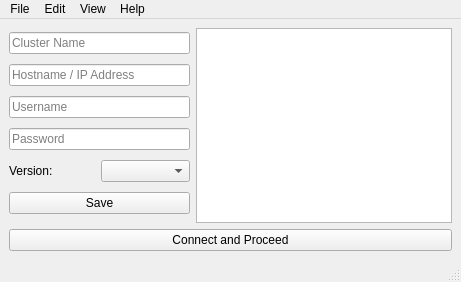
<?xml version="1.0" encoding="UTF-8"?>
<ui version="4.0">
 <class>CMUserDeviceManagerMainWindow</class>
 <widget class="QMainWindow" name="CMUserDeviceManagerMainWindow">
  <property name="geometry">
   <rect>
    <x>0</x>
    <y>0</y>
    <width>461</width>
    <height>282</height>
   </rect>
  </property>
  <property name="windowTitle">
   <string>CM Enduser &amp; Device Utility - Cluster Selection</string>
  </property>
  <widget class="QWidget" name="centralwidget">
   <layout class="QVBoxLayout" name="verticalLayout_3">
    <item>
     <layout class="QHBoxLayout" name="horizontalLayout">
      <item>
       <layout class="QVBoxLayout" name="verticalLayout_2">
        <item>
         <widget class="QLineEdit" name="lineEditClustername">
          <property name="placeholderText">
           <string>Cluster Name</string>
          </property>
         </widget>
        </item>
        <item>
         <widget class="QLineEdit" name="lineEditHostname">
          <property name="placeholderText">
           <string>Hostname / IP Address</string>
          </property>
         </widget>
        </item>
        <item>
         <widget class="QLineEdit" name="lineEditUsername">
          <property name="placeholderText">
           <string>Username</string>
          </property>
         </widget>
        </item>
        <item>
         <widget class="QLineEdit" name="lineEditPassword">
          <property name="echoMode">
           <enum>QLineEdit::PasswordEchoOnEdit</enum>
          </property>
          <property name="placeholderText">
           <string>Password</string>
          </property>
         </widget>
        </item>
        <item>
         <layout class="QHBoxLayout" name="horizontalLayout_3">
          <property name="spacing">
           <number>2</number>
          </property>
          <item>
           <widget class="QLabel" name="label">
            <property name="text">
             <string>Version:</string>
            </property>
           </widget>
          </item>
          <item>
           <widget class="QComboBox" name="comboboxVersion"/>
          </item>
         </layout>
        </item>
        <item>
         <widget class="QPushButton" name="pushButtonSave">
          <property name="text">
           <string>Save</string>
          </property>
         </widget>
        </item>
       </layout>
      </item>
      <item>
       <layout class="QVBoxLayout" name="verticalLayout">
        <item>
         <widget class="QListWidget" name="listWidgetConnections"/>
        </item>
       </layout>
      </item>
     </layout>
    </item>
    <item>
     <layout class="QHBoxLayout" name="horizontalLayout_2">
      <item>
       <widget class="QPushButton" name="pushButtonConnect">
        <property name="text">
         <string>Connect and Proceed</string>
        </property>
       </widget>
      </item>
     </layout>
    </item>
   </layout>
  </widget>
  <widget class="QMenuBar" name="menubar">
   <property name="geometry">
    <rect>
     <x>0</x>
     <y>0</y>
     <width>461</width>
     <height>21</height>
    </rect>
   </property>
   <widget class="QMenu" name="menuFile">
    <property name="title">
     <string>File</string>
    </property>
   </widget>
   <widget class="QMenu" name="menuEdit">
    <property name="title">
     <string>Edit</string>
    </property>
   </widget>
   <widget class="QMenu" name="menuView">
    <property name="title">
     <string>View</string>
    </property>
   </widget>
   <widget class="QMenu" name="menuHelp">
    <property name="title">
     <string>Help</string>
    </property>
   </widget>
   <addaction name="menuFile"/>
   <addaction name="menuEdit"/>
   <addaction name="menuView"/>
   <addaction name="menuHelp"/>
  </widget>
  <widget class="QStatusBar" name="statusbar"/>
 </widget>
 <resources/>
 <connections/>
</ui>
